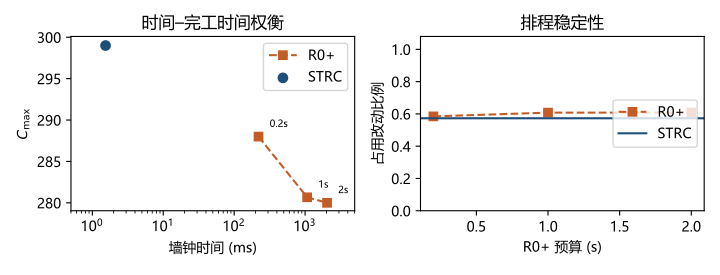

Generate this figure with Python:
"""E5 权衡:预算–完工时间 vs STRC 定点。读 STRC/experiments/e5_cross_curve.csv。"""
from __future__ import annotations

import csv
import os
from collections import defaultdict

import matplotlib

matplotlib.use("Agg")
import matplotlib.pyplot as plt  # noqa: E402

HERE = os.path.dirname(os.path.abspath(__file__))
CSV = os.path.abspath(os.path.join(
    HERE, "..", "..", "STRC", "experiments", "expanded", "e5_cross_curve.csv"))
CSV_FALLBACK = os.path.abspath(os.path.join(
    HERE, "..", "..", "STRC", "experiments", "e5_cross_curve.csv"))
OUT = os.path.join(HERE, "fig_strc_e5_CN")

from _cjk_mpl import setup_cjk

setup_cjk()


def main() -> None:
    path = CSV if os.path.isfile(CSV) else CSV_FALLBACK
    rows = list(csv.DictReader(open(path, encoding="utf-8")))
    rows = [r for r in rows if r.get("instance", "congested_8x4x4") == "congested_8x4x4"]
    by_b = defaultdict(list)
    r2_c, r2_t, r2_chg = [], [], []
    use_frac = "R2_res_frac" in rows[0]
    for r in rows:
        by_b[float(r["budget_sec"])].append(r)
        r2_c.append(float(r["R2_makespan"]))
        r2_t.append(float(r["R2_wall_ms"]))
        if use_frac:
            r2_chg.append(float(r["R2_res_frac"]))
        else:
            r2_chg.append(float(r["R2_res_changed"]) / float(r["R2_res_total"]))

    budgets = sorted(by_b)
    r0_c = [sum(float(r["R0_makespan"]) for r in by_b[b]) / len(by_b[b]) for b in budgets]
    r0_t = [sum(float(r["R0_wall_ms"]) for r in by_b[b]) / len(by_b[b]) for b in budgets]
    r2_c_mean = sum(r2_c) / len(r2_c)
    r2_t_mean = sum(r2_t) / len(r2_t)
    r2_chg_mean = sum(r2_chg) / len(r2_chg)
    if use_frac:
        r0_chg = [
            sum(float(r["R0_res_frac"]) for r in by_b[b]) / len(by_b[b])
            for b in budgets
        ]
    else:
        r0_chg = [
            sum(float(r["R0_res_changed"]) / float(r["R0_res_total"]) for r in by_b[b]) / len(by_b[b])
            for b in budgets
        ]

    fig, axes = plt.subplots(1, 2, figsize=(7.2, 2.75))
    ax = axes[0]
    ax.plot(r0_t, r0_c, "s--", color="#c45c26", label="R0+")
    for b, t, c in zip(budgets, r0_t, r0_c):
        ax.annotate(f"{b:g}s", (t, c), textcoords="offset points",
                    xytext=(8, 7), fontsize=7)
    ax.scatter([r2_t_mean], [r2_c_mean], marker="o", s=45, color="#1f4e79", zorder=3, label="STRC")
    ax.set_xlabel("墙钟时间 (ms)")
    ax.set_ylabel(r"$C_{\max}$")
    ax.set_xscale("log")
    ax.set_xlim(0.5, 5000)
    ax.legend(loc="upper right")
    ax.set_title("时间–完工时间权衡")

    ax = axes[1]
    ax.plot(budgets, r0_chg, "s--", color="#c45c26", label="R0+")
    ax.axhline(r2_chg_mean, color="#1f4e79", linestyle="-", label="STRC")
    ax.set_xlabel("R0+ 预算 (s)")
    ax.set_ylabel("占用改动比例")
    ax.set_ylim(0, 1.08)
    ax.legend(loc="center right")
    ax.set_title("排程稳定性")

    fig.tight_layout()
    fig.savefig(OUT + ".pdf")
    fig.savefig(OUT + ".png")
    print("wrote", OUT + ".pdf")


if __name__ == "__main__":
    main()
